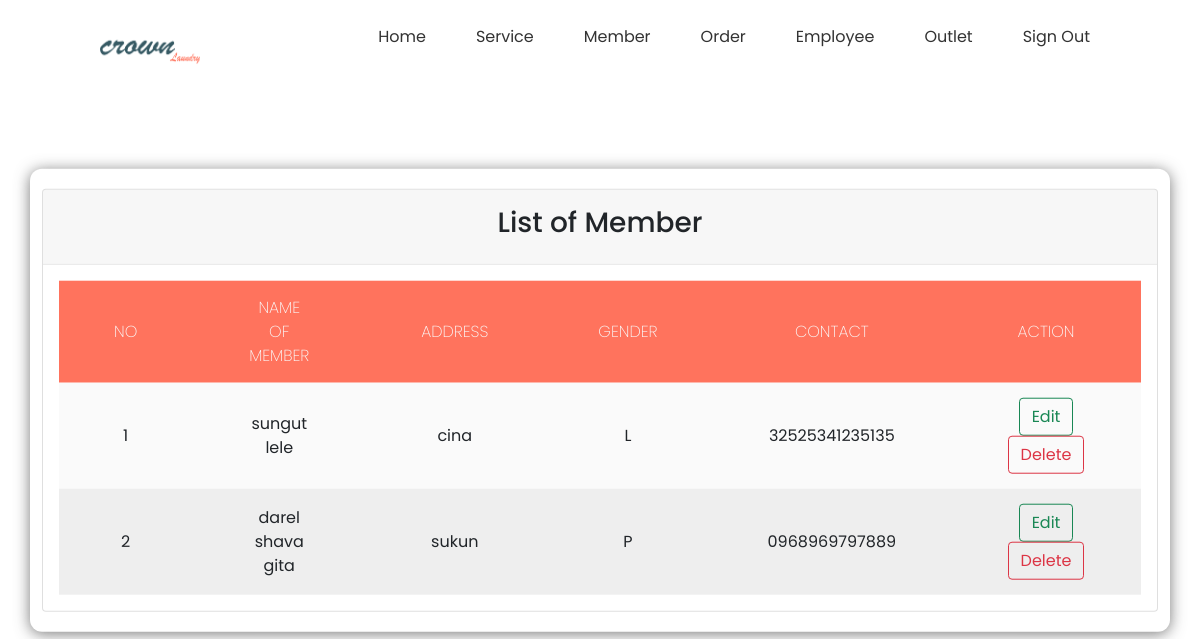
The app's page /view_member.php (signed in) with its own data.
### tables this page shows
CREATE TABLE `member` (
  `id_member` int(11) NOT NULL,
  `nama_member` varchar(100) NOT NULL,
  `alamat` text NOT NULL,
  `jenis_kelamin` enum('L','P') NOT NULL,
  `telp` varchar(15) NOT NULL
);

### view_member.php (the view, shortened to what this page needs)
<!DOCTYPE html>
<html lang="en">
<head>
    <link href="https://cdn.jsdelivr.net/npm/bootstrap@5.0.1/dist/css/bootstrap.min.css" rel="stylesheet"
>
    <link rel="stylesheet" href="https://cdnjs.cloudflare.com/ajax/libs/font-awesome/6.1.1/css/all.min.css"
 />
    <link rel="stylesheet" href="css/view_member.css">
</head>
<body>
    <?php
        include "navbar.php";
    ?>
    <div class="container">
        <div class="card">
            <div class="card-header">
                <h3 class="mt-2 mb-3 text-center">List of Member</h3>
            </div>
            <div class="card-body">
                <table>
                    <thead>
                        <tr>
                            <th>NO</th>
                            <th>NAME OF MEMBER</th>
                            <th>ADDRESS</th>
                            <th>GENDER</th>
                            <th>CONTACT</th>
                            <th>ACTION</th>
                        </tr>
                    </thead>
                    <tbody>
                        <?php
                            include "koneksi.php";
                            if(isset($_POST['cari'])){
                                $cari=$_POST['cari'];
                                $query_member=mysqli_query($conn,"SELECT * from member where id_member='$cari' or nama_member like '%$cari%'");
                            }else{
                                $query_member=mysqli_query($conn,"SELECT * from member");
                            }
                            $no=0;
                            while($data_member=mysqli_fetch_array($query_member)){
                                $no++;
                        ?>
                            <tr>
                                <td><?=$no?></td>
                                <td><?=$data_member['nama_member']?></td>
                                <td><?=$data_member['alamat']?></td>
                                <td><?=$data_member['jenis_kelamin']?></td>
                                <td><?=$data_member['telp']?></td>
                                <td>
                                    <a href="edit_member.php?id_member=<?=$data_member ['id_member']?>" class="btn btn-outline-success">Edit</a>
                                    <a href="delete_member.php?id_member=<?=$data_member ['id_member']?>" class="btn btn-outline-danger"
                                    onclick="return confirm('Are you sure want to delete this member?')">Delete</a>
                                </td>
                            </tr>
                        <?php
                            }
                        ?>
                    </tbody>
                </table>
            </div>
        </div>
    </div><br>
</body>
</html>

### css/view_member.css (style rules this page uses)
* { margin:0; padding: 0; outline: 0; }
.container { padding-top: 20px; padding-bottom: 20px; position: absolute; left: 50%; top: 50%; transform: translate(-50%,-50%); width: 100%; border-collapse: collapse; border-spacing: 0; box-shadow: 0 2px 15px rgba(64,64,64,.7); border-radius: 12px 12px 12px 12px; overflow: hidden; }
.card-body { text-align: center; }
td , th { padding: 15px 55px; text-align: center; }
th { background-color: #ff735d; color: #fafafa; font-family: 'Poppins',Sans-serif; font-weight: 200; text-transform: uppercase; }
tr { width: 100%; background-color: #fafafa; font-family: 'Poppins', sans-serif; }
tr:nth-child(even) { background-color: #eeeeee; }

### css/navbar.css (style rules this page uses)
* { margin: 0; padding: 0; box-sizing: border-box; font-family: 'Poppins', sans serif; }

### records on screen
member: nama_member "sungut lele", alamat "cina", jenis_kelamin "L", telp "32525341235135"
member: nama_member "darel shava gita", alamat "sukun", jenis_kelamin "P", telp "0968969797889"
